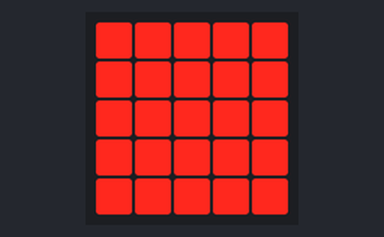
Recording of a program running on a simulated BBC micro:bit (MakeCode). On the bench: the board's 5×5 LED display.

Above: at 0.2 s.

The program:

main.ts
```typescript
basic.forever(function () {
    basic.showLeds(`
        # # # # #
        # # # # #
        # # # # #
        # # # # #
        # # # # #
        `)
    basic.showLeds(`
        . . . . .
        . . . . .
        . . . . .
        . . . . .
        . . . . .
        `)
})
```

test.ts
```typescript
// tests gaan hier; deze zal niet worden gecompileerd wanneer dit pakket wordt gebruikt als extensie.
```
